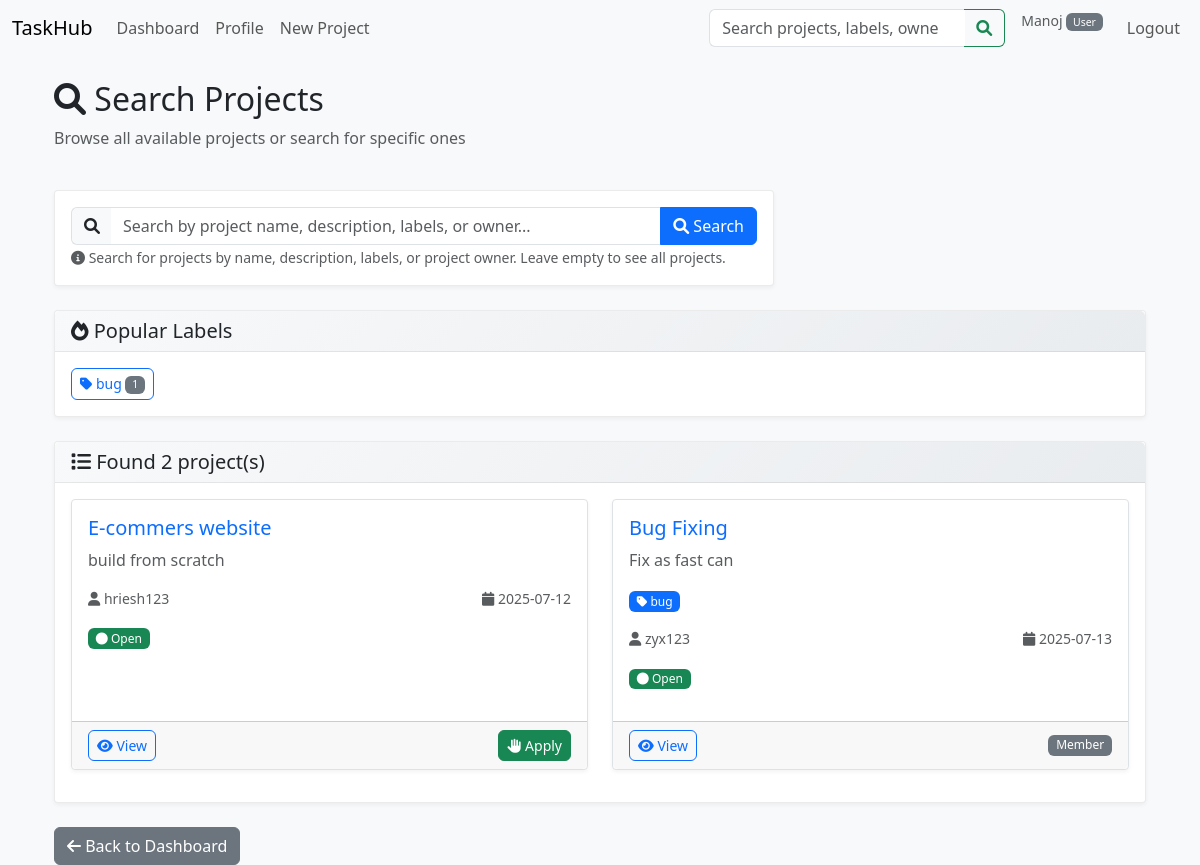
Screenshot of /projects/search (signed in) with the database file from the repository.
### models/user.py (models this page shows, shortened)
class User(db.Model, UserMixin):
    __tablename__ = 'user'
    id = db.Column(db.Integer, primary_key=True)
    username = db.Column(db.String(80), unique=True, nullable=False, index=True)
    email = db.Column(db.String(120), unique=True, nullable=False, index=True)
    password_hash = db.Column(db.String(128), nullable=False)
    role = db.Column(
        db.Enum('admin', 'user', name='user_roles'),
        default='user',
        nullable=False
    )
    created_at = db.Column(db.DateTime, default=datetime.utcnow)
    updated_at = db.Column(
        db.DateTime,
        default=datetime.utcnow,
        onupdate=datetime.utcnow
    )
    full_name = db.Column(db.String(150))
    job_title = db.Column(db.String(100))
    department = db.Column(db.String(100))
    organization = db.Column(db.String(150))
    location = db.Column(db.String(100))
    bio = db.Column(db.Text)
    avatar_url = db.Column(db.String(255))
    owned_projects = db.relationship(
        'Project',
        back_populates='owner',
        lazy='dynamic'
    )
    projects = db.relationship(
        'Project',
        secondary='project_members',
        back_populates='members',
        lazy='dynamic'
    )
    tasks_created = db.relationship(
        'Task',
        back_populates='creator',
        foreign_keys='Task.creator_id',
        lazy='dynamic'
    )
    assigned_tasks = db.relationship(
        'Task',
        foreign_keys='Task.assignee_id',
        back_populates='assignee',
        lazy='dynamic'
    )
    reported_tasks = db.relationship(
        'Task',
        foreign_keys='Task.reporter_id',
        back_populates='reporter',
        lazy='dynamic'
    )
    task_membership = db.relationship(
        'TaskMember',
        back_populates='user',
        lazy='dynamic',
        cascade='all, delete-orphan'
    )
    tickets_created = db.relationship(
        'Ticket',
        back_populates='creator',
        lazy='dynamic',
        cascade='all, delete-orphan'
    )

### models/project.py (models this page shows, shortened)
class Label(db.Model):
    __tablename__ = 'label'
    id = db.Column(db.Integer, primary_key=True)
    name = db.Column(db.String(50), nullable=False, unique=True)
    color = db.Column(db.String(7), default='#007bff')  # Hex color code
    description = db.Column(db.String(200))
    created_at = db.Column(db.DateTime, default=datetime.utcnow)
    projects = db.relationship(
        'Project',
        secondary=project_labels,
        back_populates='labels',
        lazy='dynamic'
    )

class Project(db.Model):
    __tablename__ = 'project'
    id = db.Column(db.Integer, primary_key=True)
    name = db.Column(db.String(150), nullable=False)
    description = db.Column(db.Text)
    status = db.Column(
        db.Enum('open', 'closed', name='project_status'),
        default='open',
        nullable=False
    )
    owner_id = db.Column(db.Integer, db.ForeignKey('user.id'), nullable=False)
    created_at = db.Column(db.DateTime, default=datetime.utcnow)
    updated_at = db.Column(
        db.DateTime,
        default=datetime.utcnow,
        onupdate=datetime.utcnow
    )
    owner = db.relationship(
        'User',
        back_populates='owned_projects'
    )
    members = db.relationship(
        'User',
        secondary=project_members,
        back_populates='projects',
        lazy='dynamic'
    )
    labels = db.relationship(
        'Label',
        secondary=project_labels,
        back_populates='projects',
        lazy='dynamic'
    )
    tasks = db.relationship(
        'Task',
        back_populates='project',
        lazy='dynamic',
        cascade='all, delete-orphan'
    )
    tickets = db.relationship(
        'Ticket',
        back_populates='project',
        lazy='dynamic',
        cascade='all, delete-orphan'
    )

### routes/project_routes.py (the view)
@project_bp.route("/search")
@login_required
def search_projects():
    search_query = request.args.get('labels', '').strip()
    projects = []
    error_message = None
    try:
        if not search_query:
            projects = search_projects_enhanced("", current_user)
            search_query = ""
        else:
            projects = search_projects_enhanced(search_query, current_user)
    except Exception as e:
        print(f"Search error: {e}")
        error_message = "No records found. (Database or search error)"
    popular_labels = get_popular_labels(5)
    return render_template(
        "project_search.html",
        projects=projects,
        search_labels=search_query,
        popular_labels=popular_labels,
        error_message=error_message
    )

### controllers/project_controllers.py (called while the page is built, shortened)
def search_projects_enhanced(search_query, user=None):
    if not search_query or not search_query.strip():
        projects = Project.query.filter(Project.status == 'open').all()
    return projects

def get_popular_labels(limit=10):
    return db.session.query(Label, db.func.count(Project.id).label('project_count')).select_from(
        Label
    ).join(
        project_labels, Label.id == project_labels.c.label_id
    ).join(
        Project, project_labels.c.project_id == Project.id
    ).group_by(Label.id).order_by(
        db.func.count(Project.id).desc()
    ).limit(limit).all()

### templates/project_search.html (shortened to what this page needs)
{% extends "base.html" %}
{% block content %}
<div class="container">
  <div class="row mb-4">
    <div class="col">
      <h2><i class="fas fa-search"></i> Search Projects</h2>
      {% if search_labels %}
        <p class="text-muted">Showing projects matching: <strong>{{ search_labels }}</strong></p>
      {% else %}
        <p class="text-muted">Browse all available projects or search for specific ones</p>
      {% endif %}
    </div>
  </div>
  <div class="row mb-4">
    <div class="col-md-8">
      <div class="card">
        <div class="card-body">
          <form method="GET" action="{{ url_for('projects.search_projects') }}" class="d-flex search-form">
            <div class="input-group">
              <span class="input-group-text">
                <i class="fas fa-search"></i>
              </span>
              <input type="text" class="form-control" name="labels"
                     placeholder="Search by project name, description, labels, or owner..."
                     value="{{ search_labels }}"
                     aria-label="Search projects">
              <button type="submit" class="btn btn-primary">
                <i class="fas fa-search"></i> Search
              </button>
            </div>
          </form>
          <small class="form-text text-muted mt-2">
            <i class="fas fa-info-circle"></i>
            Search for projects by name, description, labels, or project owner. Leave empty to see all projects.
          </small>
        </div>
      </div>
    </div>
  </div>
  {% if popular_labels %}
  <div class="row mb-4">
    <div class="col">
      <div class="card">
        <div class="card-header">
          <h5 class="mb-0"><i class="fas fa-fire"></i> Popular Labels</h5>
        </div>
        <div class="card-body">
          <div class="d-flex flex-wrap gap-2 popular-labels">
            {% for label, count in popular_labels %}
            <a href="{{ url_for('projects.search_projects', labels=label.name) }}"
               class="btn btn-outline-primary btn-sm">
              <i class="fas fa-tag"></i> {{ label.name }}
              <span class="badge bg-secondary">{{ count }}</span>
            </a>
            {% endfor %}
          </div>
        </div>
      </div>
    </div>
  </div>
  {% endif %}
  <div class="row">
    <div class="col">
      {% if error_message %}
        <div class="alert alert-warning text-center">
          <i class="fas fa-exclamation-circle"></i> {{ error_message }}
        </div>
      {% elif projects %}
        <div class="card">
          <div class="card-header">
            <h5 class="mb-0">
              <i class="fas fa-list"></i> Found {{ projects|length }} project(s)
            </h5>
          </div>
          <div class="card-body">
            <div class="row">
              {% for project in projects %}
              <div class="col-md-6 mb-3">
                <div class="card h-100 border">
                  <div class="card-body">
                    <h5 class="card-title">
                      <a href="{{ url_for('projects.detail', proj_id=project.id) }}" class="text-decoration-none">
                        {{ project.name }}
                      </a>
                    </h5>
                    {% if project.description %}
                    <p class="card-text text-muted">{{ project.description[:100] }}{% if project.description|length > 100 %}...{% endif %}</p>
                    {% endif %}
                    {% if project.labels.all() %}
                    <div class="mb-3">
                      {% for label in project.labels %}
                      <span class="badge bg-primary me-1">
                        <i class="fas fa-tag"></i> {{ label.name }}
                      </span>
                      {% endfor %}
                    </div>
                    {% endif %}
                    <div class="d-flex justify-content-between align-items-center mb-3">
                      <small class="text-muted">
                        <i class="fas fa-user"></i> {{ project.owner.username or project.owner.email }}
                      </small>
                      <small class="text-muted">
                        <i class="fas fa-calendar"></i> {{ project.created_at.strftime('%Y-%m-%d') }}
                      </small>
                    </div>
                    <div class="mb-3">
                      <span class="badge bg-{{ 'success' if project.status == 'open' else 'secondary' }}">
                        <i class="fas fa-circle"></i> {{ project.status.title() }}
                      </span>
                    </div>
                  </div>
                  <div class="card-footer">
                    <div class="d-flex justify-content-between align-items-center">
                      <a href="{{ url_for('projects.detail', proj_id=project.id) }}" class="btn btn-sm btn-outline-primary">
                        <i class="fas fa-eye"></i> View
                      </a>
                      {% if current_user.id != project.owner_id and not project.members.filter_by(id=current_user.id).first() %}
                        <a href="{{ url_for('projects.apply', proj_id=project.id) }}" class="btn btn-sm btn-success">
                          <i class="fas fa-hand-paper"></i> Apply
                        </a>
                      {% elif current_user.id == project.owner_id %}
                        <span class="badge bg-info">Your Project</span>
                      {% elif project.members.filter_by(id=current_user.id).first() %}
                        <span class="badge bg-secondary">Member</span>
                      {% endif %}
                    </div>
                  </div>
                </div>
              </div>
              {% endfor %}
            </div>
          </div>
        </div>
      {% endif %}
    </div>
  </div>
  <div class="row mt-4">
    <div class="col">
      <a href="{{ url_for('main.dashboard') }}" class="btn btn-secondary">
        <i class="fas fa-arrow-left"></i> Back to Dashboard
      </a>
    </div>
  </div>
</div>
{% endblock %}

### templates/base.html (shortened to what this page needs)
<!DOCTYPE html>
<html lang="en">
<head>
  <link
    href="https://cdn.jsdelivr.net/npm/bootstrap@5.3.0/dist/css/bootstrap.min.css"
    rel="stylesheet"
  >
  <link rel="stylesheet" href="https://cdnjs.cloudflare.com/ajax/libs/font-awesome/6.0.0/css/all.min.css">
  <link rel="stylesheet" href="{{ url_for('static', filename='css/style.css') }}">
</head>
<body>
<nav class="navbar navbar-expand-lg navbar-light bg-light mb-4">
  <div class="container-fluid">
            <a class="navbar-brand" href="{{ url_for('main.index') }}">TaskHub</a>
    <div class="collapse navbar-collapse">
      <ul class="navbar-nav me-auto">
        {% if current_user.is_authenticated %}
          <li class="nav-item">
            <a class="nav-link" href="{{ url_for('main.dashboard') }}">Dashboard</a>
          </li>
          <li class="nav-item">
            <a class="nav-link" href="{{ url_for('main.profile') }}">Profile</a>
          </li>
          <li class="nav-item">
            <a class="nav-link" href="{{ url_for('projects.create') }}">New Project</a>
          </li>
        {% endif %}
      </ul>
      {% if current_user.is_authenticated %}
      <form class="d-flex me-3" method="GET" action="{{ url_for('projects.search_projects') }}" style="min-width: 250px;">
        <div class="input-group">
          <input class="form-control" type="search" name="labels" placeholder="Search projects, labels, owners..."
                 aria-label="Search projects by labels, names, or owners">
          <button class="btn btn-outline-success" type="submit">
            <i class="fas fa-search"></i>
          </button>
        </div>
      </form>
      {% endif %}
      <ul class="navbar-nav">
        {% if current_user.is_authenticated %}
          <li class="nav-item">
            <span class="navbar-text me-3">
              <small class="text-muted">
                {{ current_user.full_name }}
                <span class="badge bg-{{ 'primary' if current_user.role == 'admin' else 'secondary' }}">
                  {{ current_user.role.title() }}
                </span>
              </small>
            </span>
          </li>
          <li class="nav-item">
            <a class="nav-link" href="{{ url_for('auth.logout') }}">Logout</a>
          </li>
        {% endif %}
      </ul>
    </div>
  </div>
</nav>
<div class="container">
  {% block content %}{% endblock %}
</div>
</body>
</html>

### static/css/style.css (style rules this page uses)
body { background-color: #f8f9fa; }
.navbar .input-group { max-width: 300px; }
.navbar .input-group .form-control { border-right: none; }
.navbar .input-group .btn { border-left: none; border-top-left-radius: 0; border-bottom-left-radius: 0; }
.search-form .input-group-text { background-color: #f8f9fa; border-right: none; }
.search-form .form-control { border-left: none; }
.popular-labels .btn { transition: all 0.2s ease; }
.card { border-radius: 0.25rem; }
.card { box-shadow: 0 2px 4px rgba(0,0,0,0.05); border: 1px solid rgba(0,0,0,0.08); transition: box-shadow 0.2s ease; }
.card-header { background: linear-gradient(135deg, #f8f9fa 0%, #e9ecef 100%); border-bottom: 1px solid rgba(0,0,0,0.08); }
.badge { font-weight: 500; }
.btn { border-radius: 6px; font-weight: 500; transition: all 0.2s ease; }

### rows the page displays
User: full_name "Manoj", role "User"
Label: name "bug", id "1"
Project: name "E-commers website", description "build from scratch", owner "hriesh123", created_at "2025-07-12", status "Open"
Project: name "Bug Fixing", description "Fix as fast can", owner "zyx123", created_at "2025-07-13", status "Open", shows "Member"

### other values shown
{{ projects|length }} "2"
